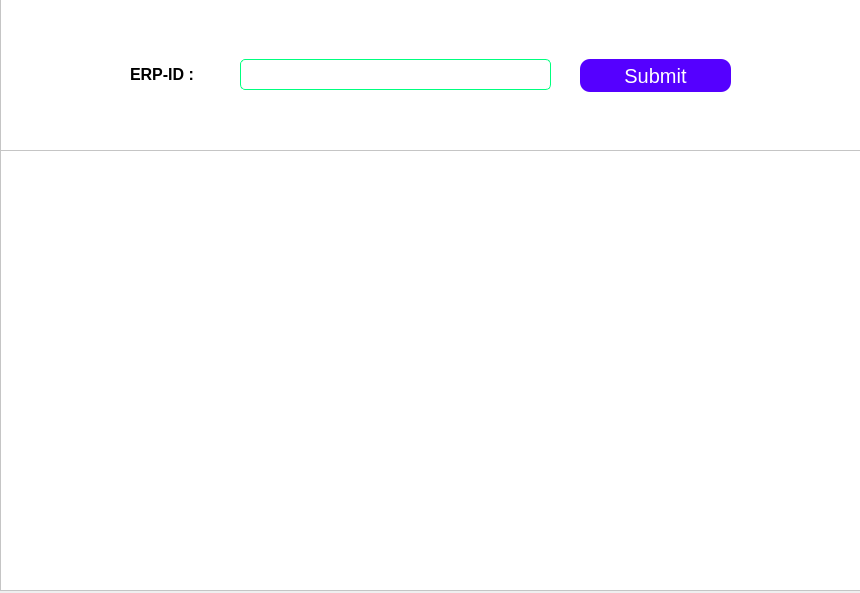
<?xml version="1.0" encoding="UTF-8"?>
<ui version="4.0">
 <class>Form</class>
 <widget class="QWidget" name="Form">
  <property name="geometry">
   <rect>
    <x>0</x>
    <y>0</y>
    <width>860</width>
    <height>593</height>
   </rect>
  </property>
  <property name="windowTitle">
   <string>Form</string>
  </property>
  <widget class="QFrame" name="frametop">
   <property name="geometry">
    <rect>
     <x>0</x>
     <y>-1</y>
     <width>861</width>
     <height>153</height>
    </rect>
   </property>
   <property name="styleSheet">
    <string notr="true">#frametop{
 background:#fff;
}</string>
   </property>
   <property name="frameShape">
    <enum>QFrame::StyledPanel</enum>
   </property>
   <property name="frameShadow">
    <enum>QFrame::Raised</enum>
   </property>
   <widget class="QLabel" name="label">
    <property name="geometry">
     <rect>
      <x>130</x>
      <y>60</y>
      <width>91</width>
      <height>31</height>
     </rect>
    </property>
    <property name="font">
     <font>
      <pointsize>-1</pointsize>
      <weight>75</weight>
      <bold>true</bold>
     </font>
    </property>
    <property name="styleSheet">
     <string notr="true">#label{
 font-size:16px;
}</string>
    </property>
    <property name="text">
     <string>ERP-ID :</string>
    </property>
   </widget>
   <widget class="QLineEdit" name="lineEdit">
    <property name="geometry">
     <rect>
      <x>240</x>
      <y>60</y>
      <width>311</width>
      <height>31</height>
     </rect>
    </property>
    <property name="styleSheet">
     <string notr="true">#lineEdit{
 border-radius:5px;
 font-size:19px;
border:1px solid #00ff7f;
}
#lineEdit:hover{
background:#e5f4ff;
}</string>
    </property>
   </widget>
   <widget class="QPushButton" name="pushButton">
    <property name="geometry">
     <rect>
      <x>580</x>
      <y>60</y>
      <width>151</width>
      <height>33</height>
     </rect>
    </property>
    <property name="font">
     <font>
      <pointsize>-1</pointsize>
      <weight>50</weight>
      <bold>false</bold>
     </font>
    </property>
    <property name="cursor">
     <cursorShape>PointingHandCursor</cursorShape>
    </property>
    <property name="styleSheet">
     <string notr="true">#pushButton{

 border-radius:10px;
background:#5500ff;

 color:#fff;
 font-size:20px;
 }
#pushButton:hover{
 background:#5555ff;
 border:2px solid #00ff7f;
}</string>
    </property>
    <property name="text">
     <string>Submit</string>
    </property>
   </widget>
  </widget>
  <widget class="QFrame" name="framebottom">
   <property name="geometry">
    <rect>
     <x>0</x>
     <y>150</y>
     <width>861</width>
     <height>441</height>
    </rect>
   </property>
   <property name="styleSheet">
    <string notr="true">#framebottom{
 background:#fff;
 background:;
 image:url(:/image/istockphoto-913084642-612x612.jpg);
}</string>
   </property>
   <property name="frameShape">
    <enum>QFrame::StyledPanel</enum>
   </property>
   <property name="frameShadow">
    <enum>QFrame::Raised</enum>
   </property>
  </widget>
 </widget>
 <resources>
  <include location="resource.qrc"/>
 </resources>
 <connections/>
</ui>
